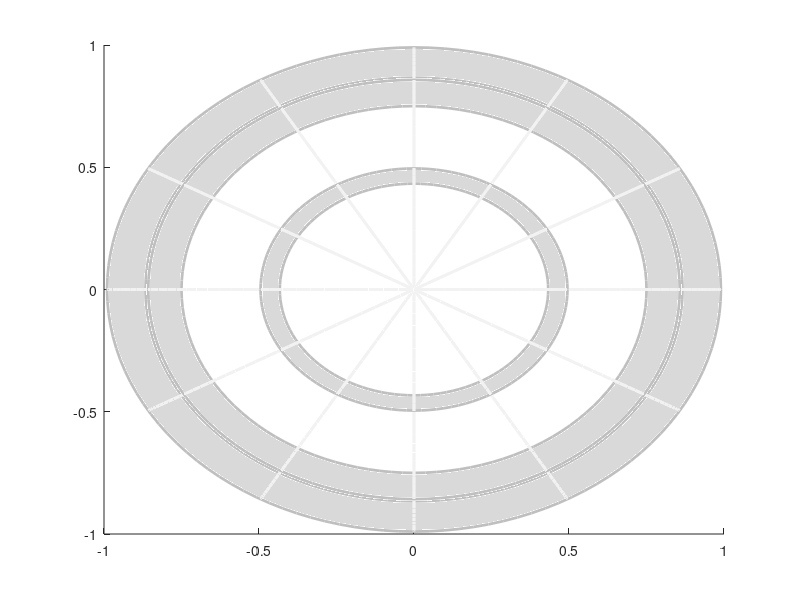

The MATLAB source for this figure:
function plot_sphere_grid_0(parameter);
na=0;
if nargin<1+na; parameter=[]; end; na=na+1;

if isempty(parameter); parameter=struct('type','parameter'); end;
if ~isfield(parameter,'n_polar_a'); parameter.n_polar_a = 7; end; %<-- parameter_bookmark. ;
n_polar_a = parameter.n_polar_a;
if ~isfield(parameter,'n_azimu_b'); parameter.n_azimu_b = 12; end; %<-- parameter_bookmark. ;
n_azimu_b = parameter.n_azimu_b;
if ~isfield(parameter,'n_gamma_z'); parameter.n_gamma_z = 128; end; %<-- parameter_bookmark. ;
n_gamma_z = parameter.n_gamma_z;
if ~isfield(parameter,'k_max'); parameter.k_max = 1.0; end; %<-- parameter_bookmark. ;
k_max = parameter.k_max;
if ~isfield(parameter,'k_mid'); parameter.k_mid = 0.875*parameter.k_max; end; %<-- parameter_bookmark. ;
k_mid = parameter.k_mid;
if ~isfield(parameter,'facealpha_use'); parameter.facealpha_use = 1.00; end; %<-- parameter_bookmark. ;
facealpha_use = parameter.facealpha_use;
if ~isfield(parameter,'facecolor_use'); parameter.facecolor_use = 0.85*[1,1,1]; end; %<-- parameter_bookmark. ;
facecolor_use = parameter.facecolor_use;
if ~isfield(parameter,'linecolor_a'); parameter.linecolor_a = 0.75*[1,1,1]; end; %<-- parameter_bookmark. ;
linecolor_a = parameter.linecolor_a;
if ~isfield(parameter,'linecolor_b'); parameter.linecolor_b = 0.95*[1,1,1]; end; %<-- parameter_bookmark. ;
linecolor_b = parameter.linecolor_b;
if ~isfield(parameter,'linewidth_use'); parameter.linewidth_use = 2; end; %<-- parameter_bookmark. ;
linewidth_use = parameter.linewidth_use;

r_max = k_max*(1-1e-2);
r_mid = k_mid*(1-1e-2);

gamma_z_ = linspace(0,2*pi,n_gamma_z+1); gamma_z_ = transpose(gamma_z_(1:n_gamma_z+1));
cc_ = cos(gamma_z_);
cc_pre_ = 0.5*cc_ + 0.5*circshift(cc_,+1);
cc_pos_ = 0.5*cc_ + 0.5*circshift(cc_,-1);
sc_ = sin(gamma_z_);
sc_pre_ = 0.5*sc_ + 0.5*circshift(sc_,+1);
sc_pos_ = 0.5*sc_ + 0.5*circshift(sc_,-1);

Rz = @(azimu_b) ...
[ +cos(azimu_b) -sin(azimu_b) 0 ; ...
  +sin(azimu_b) +cos(azimu_b) 0 ; ...
   0             0            1 ; ...
] ;

Ry = @(polar_a) ...
[ +cos(polar_a) 0 +sin(polar_a) ; ...
   0            1  0            ; ...
  -sin(polar_a) 0 +cos(polar_a) ; ...
];

hold on;
%%%%%%%%;
for npolar_a=0:n_polar_a-1;
polar_a = npolar_a*pi/max(1,n_polar_a-1);
ca = cos(polar_a); sa = sin(polar_a);
plot3(r_max*sa*cc_,r_max*sa*sc_,r_max*ca*ones(n_gamma_z+1,1),'Color',linecolor_a,'LineWidth',linewidth_use);
plot3(r_mid*sa*cc_,r_mid*sa*sc_,r_max*ca*ones(n_gamma_z+1,1),'Color',linecolor_a,'LineWidth',linewidth_use);
tmp_x_ = [ ...
  reshape(r_mid*sa*cc_pre_,[1,n_gamma_z+1]) ...
; reshape(r_mid*sa*cc_pos_,[1,n_gamma_z+1]) ...
; reshape(r_max*sa*cc_pos_,[1,n_gamma_z+1]) ...
; reshape(r_max*sa*cc_pre_,[1,n_gamma_z+1]) ...
];
tmp_y_ = [ ...
  reshape(r_mid*sa*sc_pre_,[1,n_gamma_z+1]) ...
; reshape(r_mid*sa*sc_pos_,[1,n_gamma_z+1]) ...
; reshape(r_max*sa*sc_pos_,[1,n_gamma_z+1]) ...
; reshape(r_max*sa*sc_pre_,[1,n_gamma_z+1]) ...
];
tmp_z_ = [ ...
  r_max*ca*ones(1,n_gamma_z+1) ...
; r_max*ca*ones(1,n_gamma_z+1) ...
; r_max*ca*ones(1,n_gamma_z+1) ...
; r_max*ca*ones(1,n_gamma_z+1) ...
];
tmp_c_ = repmat(reshape(facecolor_use,[1,1,3]),[1,n_gamma_z+1,1]);
patch(tmp_x_,tmp_y_,tmp_z_,tmp_c_,'LineStyle','none','FaceAlpha',facealpha_use);
end;%for npolar_a=0:n_polar_a-1;
%%%%%%%%;
for nazimu_b=0:n_azimu_b-1;
azimu_b = nazimu_b*2*pi/max(1,n_azimu_b);
tmp_ = Rz(azimu_b)*[transpose(cc_);zeros(1,n_gamma_z+1);transpose(sc_)];
plot3(r_max*tmp_(1+0,:),r_max*tmp_(1+1,:),r_max*tmp_(1+2,:),'Color',linecolor_b,'LineWidth',linewidth_use);
clear tmp_;
end;%for nazimu_b=0:n_azimu_b-1;
%%%%%%%%;
hold off;


